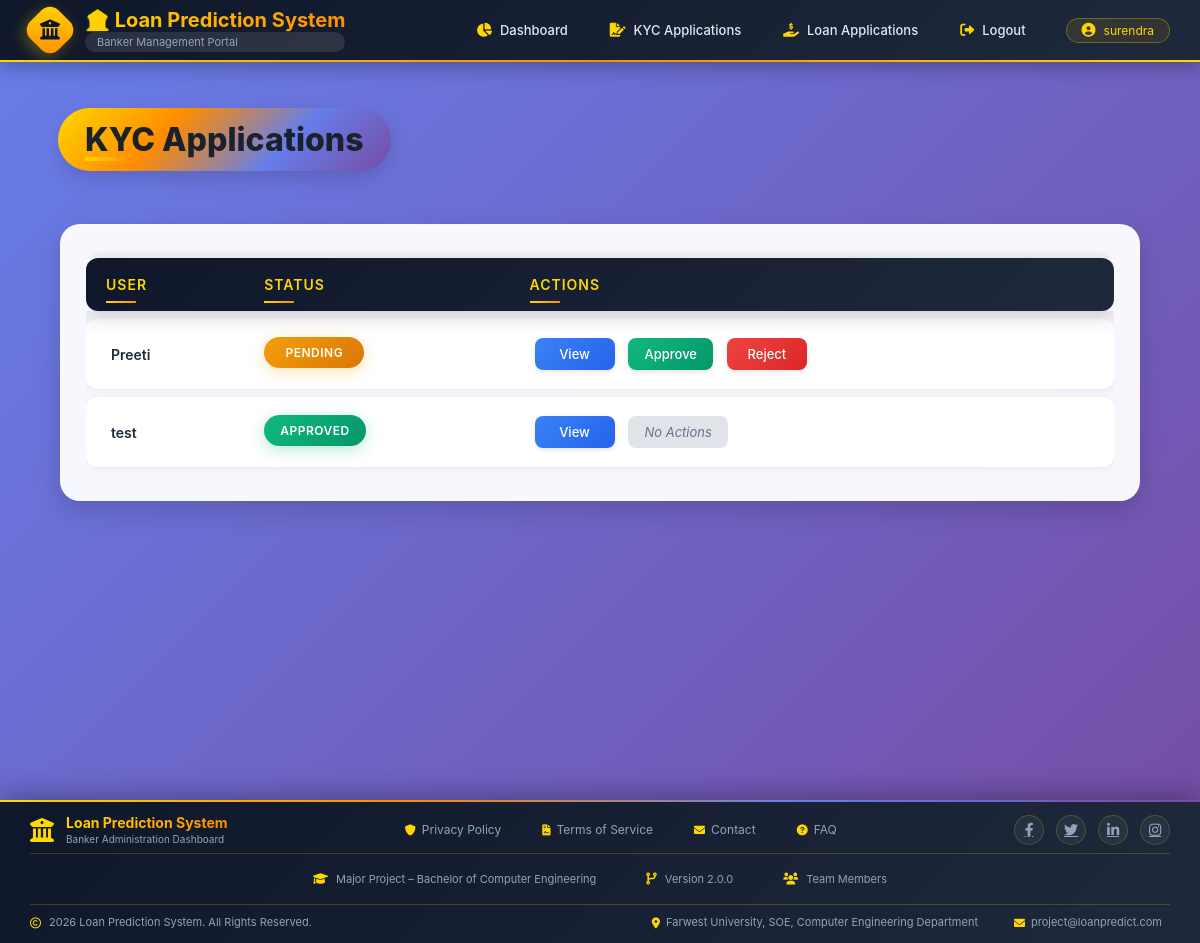
/kyc-applications/ (signed in), run on an earlier commit of the app's database.
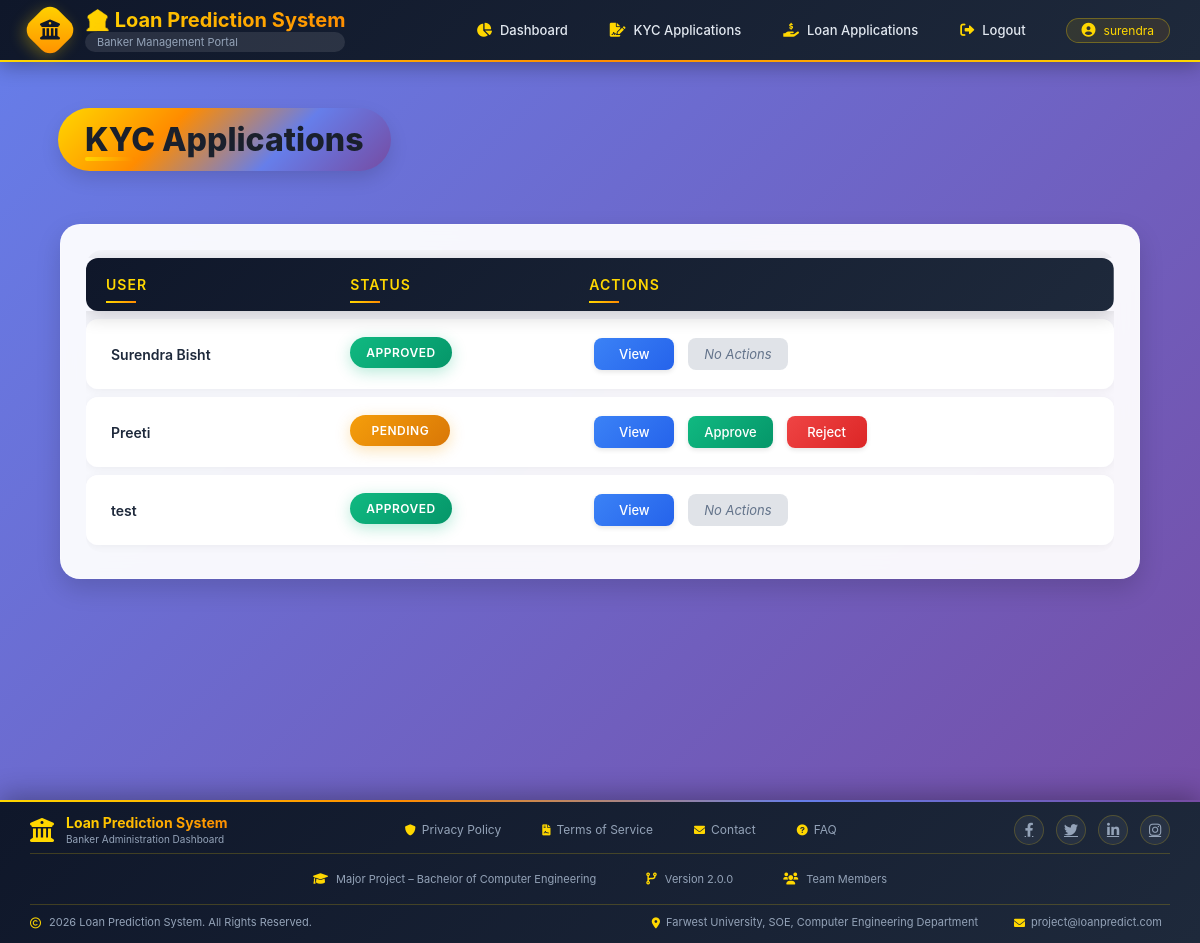
And on a later commit of the database.
### app/models.py (models this page shows, shortened)
class KYC(models.Model):
    STATUS_CHOICES = [
        ('Pending', 'Pending'),
        ('Approved', 'Approved'),
        ('Rejected', 'Rejected'),
    ]
    user = models.OneToOneField(
        settings.AUTH_USER_MODEL,
        on_delete=models.CASCADE,
        null=True,
        blank=True,
    )
    full_name = models.CharField(max_length=100)
    date_of_birth = models.DateField()
    gender = models.CharField(max_length=10)
    father_spouse_name = models.CharField(max_length=100)
    marital_status = models.CharField(max_length=20)
    mobile_number = models.CharField(max_length=15)
    email = models.EmailField()
    current_address = models.TextField()
    permanent_address = models.TextField()
    occupation_type = models.CharField(max_length=50)
    annual_income = models.DecimalField(max_digits=12, decimal_places=2)
    source_of_funds = models.CharField(max_length=50)
    nature_of_business = models.CharField(max_length=100, blank=True, null=True)
    purpose_of_account = models.CharField(max_length=50)
    id_proof = models.FileField(upload_to='kyc/id_proofs/')
    photograph = models.ImageField(upload_to='kyc/photos/')
    status = models.CharField(max_length=20, choices=STATUS_CHOICES, default='Pending')

class CustomUser(AbstractBaseUser, PermissionsMixin):
    USER = 'USER'
    BANKER = 'BANKER'
    USER_TYPE_CHOICES = (
        (USER, 'User'),
        (BANKER, 'Banker'),
    )
    email = models.EmailField(unique=True)
    full_name = models.CharField(max_length=150)
    phone_number = models.CharField(max_length=15)
    user_type = models.CharField(
        max_length=10,
        choices=USER_TYPE_CHOICES,
        default=USER
    )
    is_active = models.BooleanField(default=True)
    is_staff = models.BooleanField(default=False)
    created_at = models.DateTimeField(auto_now_add=True)
    objects = CustomUserManager()
    USERNAME_FIELD = 'email'
    REQUIRED_FIELDS = ['full_name', 'phone_number']

### app/decorators.py (the view)
        def wrapper(request, *args, **kwargs):
            if request.user.is_authenticated:
                if request.user.user_type in allowed_roles:
                    return view_func(request, *args, **kwargs)
                else:
                    messages.error(request, "You are not authorized to access this page.")
                    return redirect("login")
            return redirect("login")

### app/views.py (called while the page is built)
@login_required
@role_required(allowed_roles=["BANKER"])
def kyc_applications(request):
    print("="*50)
    print("KYC APPLICATIONS VIEW IS BEING CALLED")
    print(f"User: {request.user.email}")
    print(f"User Type: {request.user.user_type}")
    print("="*50)
    kyc_count = KYC.objects.count()
    print(f"Total KYC records in database: {kyc_count}")
    kyc_list = KYC.objects.all().order_by("-id")
    for kyc in kyc_list:
        print(f"KYC ID: {kyc.id}, User: {kyc.user.full_name if kyc.user else 'No User'}, Status: {kyc.status}")
    context = {
        "kyc_list": kyc_list,
    }
    print("Rendering template: Banker/kyc_applications.html")
    return render(request, "Banker/kyc_applications.html", context)

### app/templates/Banker/kyc_applications.html (shortened to what this page needs)
{% extends "Banker/base.html" %}
{% block content %}
<div class="container">
    <h2>KYC Applications</h2>
    {% if kyc_list %}
    <div class="table-responsive">
        <div class="table-container">
            <table class="table">
                <thead>
                    <tr>
                        <th>User</th>
                        <th>Status</th>
                        <th>Actions</th>
                    </tr>
                </thead>
                <tbody>
                    {% for kyc in kyc_list %}
                    <tr>
                        <td>
                            {{ kyc.user.full_name }}
                        </td>
                        <td>
                            {% if kyc.status == "Approved" %}
                                <span class="status approved">Approved</span>
                            {% elif kyc.status == "Rejected" %}
                                <span class="status rejected">Rejected</span>
                            {% else %}
                                <span class="status pending">Pending</span>
                            {% endif %}
                        </td>
                        <td>
                            <a href="{% url 'view_kyc' kyc.id %}" class="btn view">
                                View
                            </a>
                            {% if kyc.status == "Pending" %}
                                <a href="{% url 'update_kyc_status' kyc.id 'approve' %}" class="btn approve">
                                    Approve
                                </a>
                                <a href="{% url 'update_kyc_status' kyc.id 'reject' %}" class="btn reject">
                                    Reject
                                </a>
                            {% else %}
                                <span class="no-action">
                                    No Actions
                                </span>
                            {% endif %}
                        </td>
                    </tr>
                    {% endfor %}
                </tbody>
            </table>
        </div>
    </div>
    {% else %}
    <p>No KYC applications found.</p>
    {% endif %}
</div>
{% endblock %}

What changed in the data, as far as the page shows it:
added KYC: user.full_name "Surendra Bisht", status "APPROVED"
